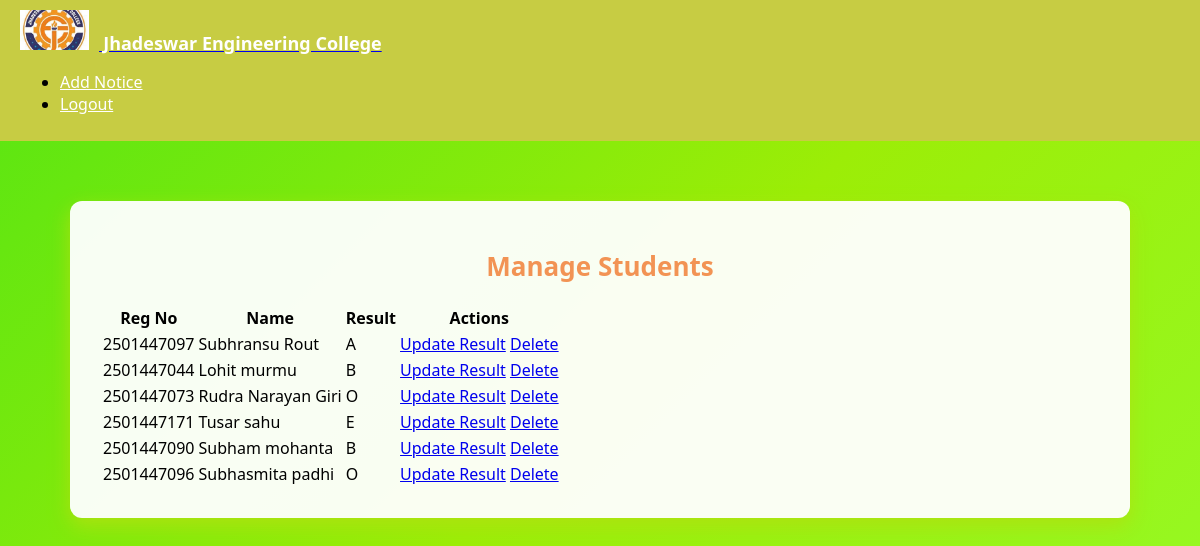
The app's page /admin/students (signed in) with its own data.
### app.py (models this page shows)
class Student(UserMixin, db.Model):
    id = db.Column(db.String(50), primary_key=True)  # registration number
    name = db.Column(db.String(100))
    password = db.Column(db.String(100))
    role = db.Column(db.String(20), default="student")
    result = db.Column(db.String(50))

### app.py (the view)
@app.route("/admin/students")
@login_required
def manage_students():
    if current_user.role != "admin":
        return "Access denied"
    students = Student.query.filter(Student.role == "student").all()
    return render_template("manage_students.html", students=students)

### app.py (called while the page is built)
@login_manager.user_loader
def load_user(user_id):
    return Student.query.get(user_id)

### templates/manage_students.html (shortened to what this page needs)
<!DOCTYPE html>
<html>
<head>
    <link rel="stylesheet" href="{{ url_for('static', filename='style.css') }}">
</head>
<body>
    <nav class="navbar">
        <a class="navbar-brand d-flex align-items-center" href="/admin">
            <img src="{{ url_for('static', filename='jec_logo.png') }}" alt="JEC Logo">
            <span>Jhadeswar Engineering College</span>
        </a>
        <ul class="navbar-nav ms-auto">
            <li><a class="nav-link" href="/admin/add_notice">Add Notice</a></li>
            <li><a class="nav-link" href="/logout">Logout</a></li>
        </ul>
    </nav>
    <div class="page-container">
        <header>
            <h1>Manage Students</h1>
        </header>
        <table class="table table-bordered">
            <thead>
                <tr>
                    <th>Reg No</th>
                    <th>Name</th>
                    <th>Result</th>
                    <th>Actions</th>
                </tr>
            </thead>
            <tbody>
                {% for s in students %}
                <tr>
                    <td>{{ s.id }}</td>
                    <td>{{ s.name }}</td>
                    <td>{{ s.result }}</td>
                    <td>
                        <a href="/admin/update_result/{{ s.id }}" class="btn btn-primary btn-sm">Update Result</a>
                        <a href="/admin/delete_student/{{ s.id }}" class="btn btn-danger btn-sm">Delete</a>
                    </td>
                </tr>
                {% endfor %}
            </tbody>
        </table>
    </div>
</body>
</html>

### static/style.css (style rules this page uses)
body { margin: 0; padding: 0; font-family: 'Segoe UI', Tahoma, Geneva, Verdana, sans-serif; background: linear-gradient(135deg, #55e513, #9ced07, #95fb29); min-height: 100vh; }
.page-container { background: rgba(255, 255, 255, 0.95); margin: 60px auto; padding: 30px; border-radius: 12px; box-shadow: 0px 8px 20px rgba(173, 226, 16, 0.953); width: 85%; max-width: 1000px; }
header { text-align: center; margin-bottom: 20px; }
header h1 { font-size: 26px; color: #f2904ef7; font-weight: bold; }
.navbar { background-color: #c7cc43; padding: 10px 20px; }
.navbar-brand img { height: 40px; margin-right: 10px; }
.navbar-brand span { color: #ffffff; font-size: 18px; font-weight: bold; }
.nav-link { color: #ffffff !important; margin-right: 15px; }

### records on screen
Student: id "2501447097", name "Subhransu Rout", result "A"
Student: id "2501447044", name "Lohit murmu", result "B"
Student: id "2501447073", name "Rudra Narayan Giri", result "O"
Student: id "2501447171", name "Tusar sahu", result "E"
Student: id "2501447090", name "Subham mohanta", result "B"
Student: id "2501447096", name "Subhasmita padhi", result "O"
